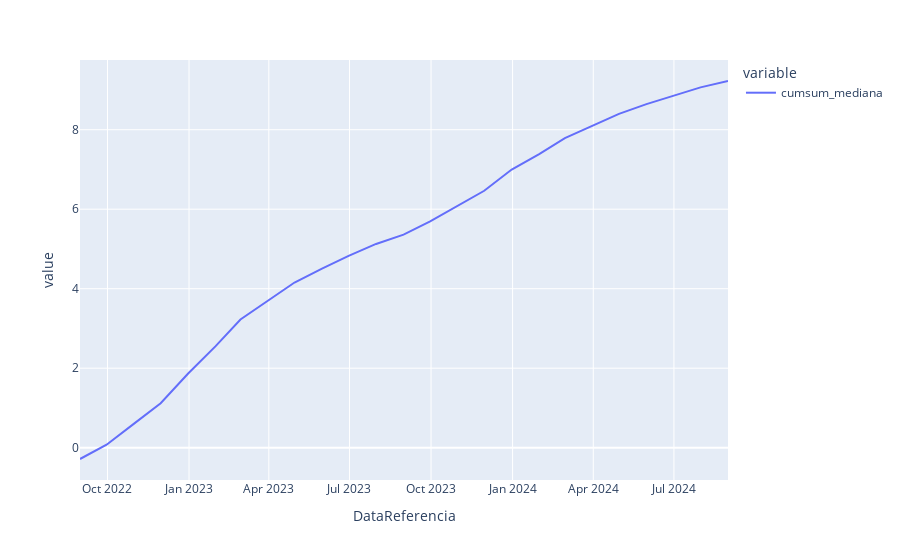

Source (notebook cell):
### Code cell
# Gráfico iterativo utilizando o plotly
fig=px.line(df_ipca_ultima,x=df_ipca_ultima.index,y=['cumsum_mediana'])
# Gerando arquivo com o resultado
# plotly.offline.plot(fig, show_link = True,filename=f'./output/tx_desocupacao_forcast.html')
fig.show()

### Figure 1 — Plotly figure (JSON) as saved in the notebook; plotly's stock layout.template omitted (floating-point values rounded to 4 significant figures)
{"data": [{"hovertemplate": "variable=cumsum_mediana<br>DataReferencia=%{x}<br>value=%{y}<extra></extra>", "legendgroup": "cumsum_mediana", "line": {"color": "#636efa", "dash": "solid"}, "marker": {"symbol": "circle"}, "mode": "lines", "name": "cumsum_mediana", "orientation": "v", "showlegend": true, "type": "scatter", "x": ["2022-08-31", "2022-09-30", "2022-10-31", "2022-11-30", "2022-12-31", "2023-01-31", "2023-02-28", "2023-03-31", "2023-04-30", "2023-05-31", "2023-06-30", "2023-07-31", "2023-08-31", "2023-09-30", "2023-10-31", "2023-11-30", "2023-12-31", "2024-01-31", "2024-02-29", "2024-03-31", "2024-04-30", "2024-05-31", "2024-06-30", "2024-07-31", "2024-08-31"], "xaxis": "x", "y": [-0.2842, 0.0758, 0.6058, 1.12, 1.868, 2.556, 3.226, 3.706, 4.155, 4.505, 4.826, 5.126, 5.361, 5.694, 6.094, 6.464, 6.997, 7.387, 7.787, 8.087, 8.397, 8.642, 8.852, 9.065, 9.225], "yaxis": "y"}], "layout": {"legend": {"title": {"text": "variable"}, "tracegroupgap": 0}, "margin": {"t": 60}, "xaxis": {"anchor": "y", "domain": [0, 1], "title": {"text": "DataReferencia"}}, "yaxis": {"anchor": "x", "domain": [0, 1], "title": {"text": "value"}}}}
